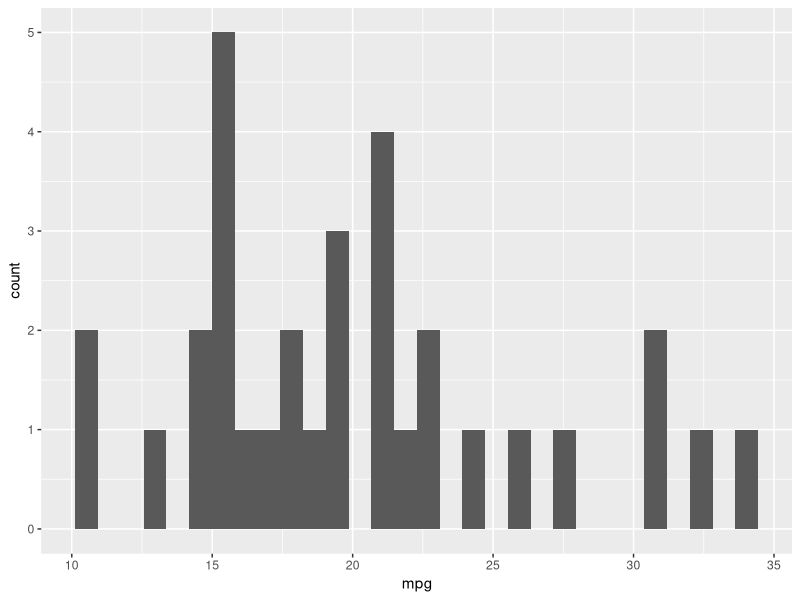
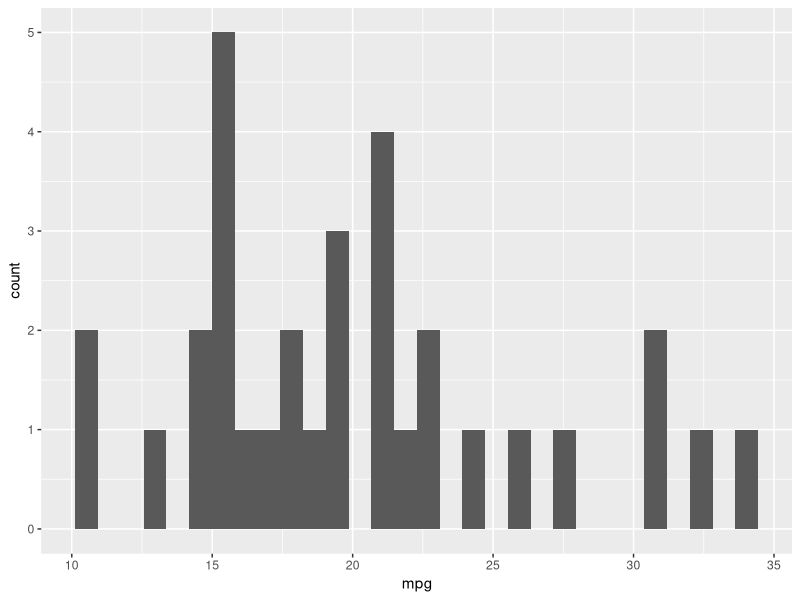

Here is the R script that generated these plots, in order:
## ---- chunk 1
#Carregando as bibliotecas necessárias
library(dplyr)  
library (ggplot2)
## ---- chunk 2
# Operação sem o pipe
mean(1:20)

# Operação com o pipe
1:20 %>% mean

## ---- chunk 3

# Operação sem o pipe
mean(subset(mtcars, mpg > 22)$mpg)

# Operação com o pipe
mtcars %>% filter(mpg > 22) %>% summarize(media_mpg = mean(mpg))

## ---- chunk 4
# Operação sem o pipe
ggplot(mtcars, aes(mpg)) + geom_histogram()

# Operação com o pipe
mtcars %>% ggplot(aes(mpg)) + geom_histogram()

